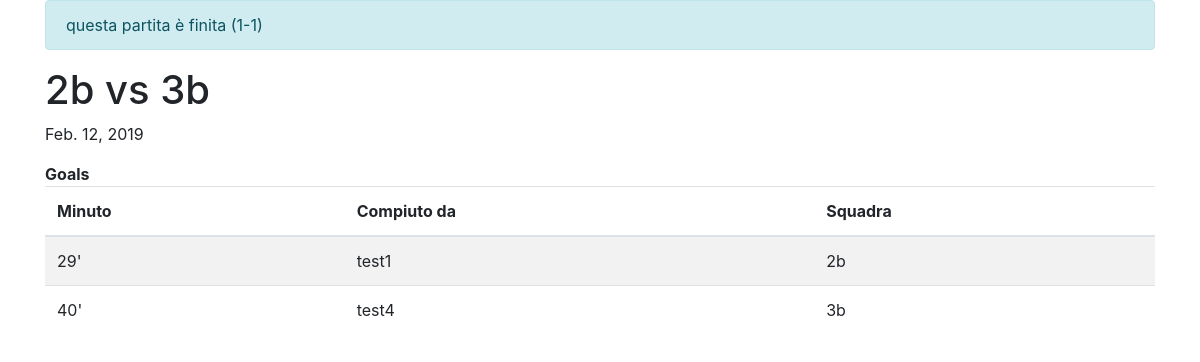
Screenshot of /calcetto/dettagli/5 with the database file from the repository.
### calcetto/models.py (models this page shows, shortened)
class Partita(models.Model):
    data = models.DateTimeField('data', blank=True, null=True)
    squadra_1 = models.ForeignKey(Squadra, on_delete=models.CASCADE, related_name="squadra_1")
    squadra_2 = models.ForeignKey(Squadra, on_delete=models.CASCADE, related_name="squadra_2")
    goals = models.ManyToManyField(Goal)
    result = models.CharField(default="0-0", blank=True, null=True, max_length=10)
    finita = models.BooleanField(default=False)
    email_sent = models.BooleanField(default=False)

class Squadra(models.Model):
    classe = models.CharField(max_length=30)
    calciatori = models.ManyToManyField(Studente)
    score = models.IntegerField(default=0)
    eliminata = models.BooleanField(default=False)
    contatto = models.EmailField(null=True, blank=True)

class Goal(models.Model):
    realizzato = models.DateTimeField(auto_now_add=True, blank=True)
    minuto = models.IntegerField()
    giocatore = models.ForeignKey(Studente, on_delete=models.CASCADE)
    squadra = models.ForeignKey(Squadra, on_delete=models.CASCADE)

class Studente(models.Model):
    nome = models.CharField(max_length=100)
    cartellini = models.ManyToManyField(Cartellino)
    goals = models.IntegerField(default=0)

### calcetto/views.py (the view)
# urls.py: path('calcetto/dettagli/<int:pk>', views.DetailPartite.as_view()),
class DetailPartite(DetailView):
    model = Partita
    def get_context_data(self, **kwargs):
        context = super(DetailPartite, self).get_context_data(**kwargs)
        context['goals'] = Partita.objects.get(pk=self.kwargs['pk']).goals.all()
        return context

### calcetto/templates/calcetto/partita_detail.html
{% extends 'base.html' %}
{% block content %}
<div class="container">
{% if object.finita %}<div class="alert alert-info"> questa partita è finita ({{ object.result }})</div>{% endif %}
<h1>{{ object.squadra_1.classe }} vs {{ object.squadra_2.classe }}</h1>
<p>{{ object.data|date }}</p>
<b>Goals</b>
<div>
<table class="table table-striped">
  <thead>
    <th>Minuto</th>
    <th>Compiuto da</th>
    <th>Squadra</th>
  </thead>
  <tbody>
    {% for goal in goals %}
      <tr>
        <td>{{goal.minuto}}'</td>
        <td>{{goal.giocatore.nome}}</td>
        <td>{{goal.squadra.classe}}</td>
      </tr>
    {% endfor %}
  </tbody>
</table>
</div>
</div>
{% endblock %}

### rows the page displays
Partita: result "1-1", squadra_1.classe "2b", squadra_2.classe "3b", data "Feb. 12, 2019"
Goal: minuto "29", giocatore.nome "test1", squadra.classe "2b"
Goal: minuto "40", giocatore.nome "test4", squadra.classe "3b"
